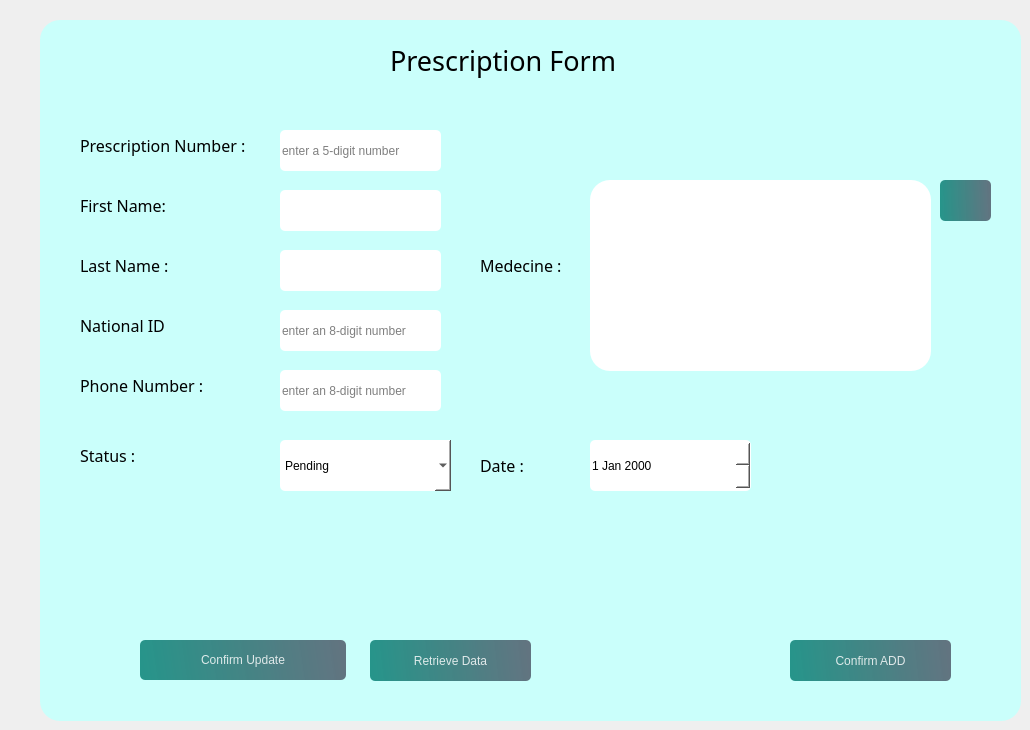
            <widget class="QWidget" name="a3">
             <widget class="QFrame" name="frame_5">
              <property name="geometry">
               <rect>
                <x>40</x>
                <y>20</y>
                <width>981</width>
                <height>701</height>
               </rect>
              </property>
              <property name="styleSheet">
               <string notr="true">

background-color: rgb(202, 255, 251);
border-radius:20px;</string>
              </property>
              <property name="frameShape">
               <enum>QFrame::StyledPanel</enum>
              </property>
              <property name="frameShadow">
               <enum>QFrame::Raised</enum>
              </property>
              <widget class="QPushButton" name="pushButton_22">
               <property name="geometry">
                <rect>
                 <x>900</x>
                 <y>160</y>
                 <width>51</width>
                 <height>41</height>
                </rect>
               </property>
               <property name="styleSheet">
                <string notr="true">
#pushButton_20{
color: rgb(0, 0, 0);
}
QPushButton, #pushButton_20{
	background-color: qlineargradient(spread:pad, x1:0, y1:0.505682, x2:1, y2:0.477, stop:0 rgba(11, 131, 120, 219), stop:1 rgba(85, 98, 112, 226));
	color:rgba(255, 255, 255, 210);
	border-radius:5px;
}

QPushButton#pushButton_20:hover{
	background-color: qlineargradient(spread:pad, x1:0, y1:0.505682, x2:1, y2:0.477, stop:0 rgba(150, 123, 111, 219), stop:1 rgba(85, 81, 84, 226));
}

QPushButton#pushButton_20:pressed{
	padding-left:5px;
	padding-top:5px;
	background-color:rgba(150, 123, 111, 255);
}
</string>
               </property>
               <property name="text">
                <string/>
               </property>
               <property name="icon">
                <iconset resource="resource.qrc">
                 <normaloff>:/img/img/trash-2.svg</normaloff>:/img/img/trash-2.svg</iconset>
               </property>
               <property name="checkable">
                <bool>true</bool>
               </property>
               <property name="autoExclusive">
                <bool>true</bool>
               </property>
              </widget>
              <widget class="QLabel" name="label_16">
               <property name="geometry">
                <rect>
                 <x>40</x>
                 <y>110</y>
                 <width>201</width>
                 <height>31</height>
                </rect>
               </property>
               <property name="font">
                <font>
                 <family>Bell MT</family>
                 <pointsize>12</pointsize>
                 <bold>false</bold>
                </font>
               </property>
               <property name="styleSheet">
                <string notr="true">color: rgb(0, 0, 0);
</string>
               </property>
               <property name="text">
                <string>Prescription Number :</string>
               </property>
              </widget>
              <widget class="QLabel" name="label_17">
               <property name="geometry">
                <rect>
                 <x>40</x>
                 <y>170</y>
                 <width>111</width>
                 <height>31</height>
                </rect>
               </property>
               <property name="font">
                <font>
                 <family>Bell MT</family>
                 <pointsize>12</pointsize>
                 <bold>false</bold>
                </font>
               </property>
               <property name="styleSheet">
                <string notr="true">color: rgb(0, 0, 0);</string>
               </property>
               <property name="text">
                <string>First Name:</string>
               </property>
              </widget>
              <widget class="QLabel" name="label_18">
               <property name="geometry">
                <rect>
                 <x>40</x>
                 <y>230</y>
                 <width>111</width>
                 <height>31</height>
                </rect>
               </property>
               <property name="font">
                <font>
                 <family>Bell MT</family>
                 <pointsize>12</pointsize>
                 <bold>false</bold>
                </font>
               </property>
               <property name="styleSheet">
                <string notr="true">color: rgb(0, 0, 0);</string>
               </property>
               <property name="text">
                <string>Last Name :</string>
               </property>
              </widget>
              <widget class="QLabel" name="label_19">
               <property name="geometry">
                <rect>
                 <x>40</x>
                 <y>290</y>
                 <width>141</width>
                 <height>31</height>
                </rect>
               </property>
               <property name="font">
                <font>
                 <family>Bell MT</family>
                 <pointsize>12</pointsize>
                 <bold>false</bold>
                </font>
               </property>
               <property name="styleSheet">
                <string notr="true">color: rgb(0, 0, 0);</string>
               </property>
               <property name="text">
                <string>National ID</string>
               </property>
              </widget>
              <widget class="QLabel" name="label_20">
               <property name="geometry">
                <rect>
                 <x>40</x>
                 <y>420</y>
                 <width>131</width>
                 <height>31</height>
                </rect>
               </property>
               <property name="font">
                <font>
                 <family>Bell MT</family>
                 <pointsize>12</pointsize>
                 <bold>false</bold>
                </font>
               </property>
               <property name="styleSheet">
                <string notr="true">color: rgb(0, 0, 0);</string>
               </property>
               <property name="text">
                <string>Status :</string>
               </property>
              </widget>
              <widget class="QLabel" name="label_21">
               <property name="geometry">
                <rect>
                 <x>440</x>
                 <y>230</y>
                 <width>111</width>
                 <height>31</height>
                </rect>
               </property>
               <property name="font">
                <font>
                 <family>Bell MT</family>
                 <pointsize>12</pointsize>
                 <bold>false</bold>
                </font>
               </property>
               <property name="styleSheet">
                <string notr="true">color: rgb(0, 0, 0);</string>
               </property>
               <property name="text">
                <string>Medecine :</string>
               </property>
              </widget>
              <widget class="QLabel" name="label_22">
               <property name="geometry">
                <rect>
                 <x>40</x>
                 <y>350</y>
                 <width>201</width>
                 <height>31</height>
                </rect>
               </property>
               <property name="font">
                <font>
                 <family>Bell MT</family>
                 <pointsize>12</pointsize>
                 <bold>false</bold>
                </font>
               </property>
               <property name="styleSheet">
                <string notr="true">color: rgb(0, 0, 0);</string>
               </property>
               <property name="text">
                <string>Phone Number :</string>
               </property>
              </widget>
              <widget class="QLineEdit" name="lineEdit_tel">
               <property name="geometry">
                <rect>
                 <x>240</x>
                 <y>350</y>
                 <width>161</width>
                 <height>41</height>
                </rect>
               </property>
               <property name="styleSheet">
                <string notr="true">background-color: rgb(255, 255, 255);
font: 8pt &quot;Segoe UI&quot;;
border-radius: 5px;
color: rgb(0, 0, 0);</string>
               </property>
               <property name="placeholderText">
                <string>enter an 8-digit number</string>
               </property>
              </widget>
              <widget class="QLineEdit" name="lineEdit_med">
               <property name="geometry">
                <rect>
                 <x>550</x>
                 <y>160</y>
                 <width>341</width>
                 <height>191</height>
                </rect>
               </property>
               <property name="styleSheet">
                <string notr="true">background-color: rgb(255, 255, 255);
color: rgb(0, 0, 0);</string>
               </property>
               <property name="text">
                <string/>
               </property>
              </widget>
              <widget class="QLineEdit" name="lineEdit_nom">
               <property name="geometry">
                <rect>
                 <x>240</x>
                 <y>230</y>
                 <width>161</width>
                 <height>41</height>
                </rect>
               </property>
               <property name="styleSheet">
                <string notr="true">background-color: rgb(255, 255, 255);
color: rgb(0, 0, 0);
border-radius: 5px;</string>
               </property>
              </widget>
              <widget class="QLineEdit" name="lineEdit_prenom">
               <property name="geometry">
                <rect>
                 <x>240</x>
                 <y>170</y>
                 <width>161</width>
                 <height>41</height>
                </rect>
               </property>
               <property name="styleSheet">
                <string notr="true">background-color: rgb(255, 255, 255);
color: rgb(0, 0, 0);
border-radius: 5px;</string>
               </property>
              </widget>
              <widget class="QLineEdit" name="lineEdit_ord">
               <property name="geometry">
                <rect>
                 <x>240</x>
                 <y>110</y>
                 <width>161</width>
                 <height>41</height>
                </rect>
               </property>
               <property name="styleSheet">
                <string notr="true">background-color: rgb(255, 255, 255);
font: 8pt &quot;Segoe UI&quot;;
color: rgb(0, 0, 0);
border-radius: 5px;</string>
               </property>
               <property name="placeholderText">
                <string>enter a 5-digit number</string>
               </property>
              </widget>
              <widget class="QPushButton" name="addbutton1">
               <property name="geometry">
                <rect>
                 <x>750</x>
                 <y>620</y>
                 <width>161</width>
                 <height>41</height>
                </rect>
               </property>
               <property name="maximumSize">
                <size>
                 <width>16777215</width>
                 <height>16777213</height>
                </size>
               </property>
               <property name="styleSheet">
                <string notr="true">
#pushButton_bb{
color: rgb(0, 0, 0);
}
QPushButton, #pushButton_bb{
	background-color: qlineargradient(spread:pad, x1:0, y1:0.505682, x2:1, y2:0.477, stop:0 rgba(11, 131, 120, 219), stop:1 rgba(85, 98, 112, 226));
	color:rgba(255, 255, 255, 210);
	border-radius:5px;
}

QPushButton#pushButton_bb:hover{
	background-color: qlineargradient(spread:pad, x1:0, y1:0.505682, x2:1, y2:0.477, stop:0 rgba(150, 123, 111, 219), stop:1 rgba(85, 81, 84, 226));
}

QPushButton#pushButton_bb:pressed{
	padding-left:5px;
	padding-top:5px;
	background-color:rgba(150, 123, 111, 255);
}
</string>
               </property>
               <property name="text">
                <string>Confirm ADD</string>
               </property>
               <property name="icon">
                <iconset resource="resource.qrc">
                 <normaloff>:/img/img/plus-circle.svg</normaloff>:/img/img/plus-circle.svg</iconset>
               </property>
              </widget>
              <widget class="QLabel" name="label_26">
               <property name="geometry">
                <rect>
                 <x>350</x>
                 <y>20</y>
                 <width>271</width>
                 <height>41</height>
                </rect>
               </property>
               <property name="font">
                <font>
                 <family>Bell MT</family>
                 <pointsize>20</pointsize>
                 <bold>false</bold>
                </font>
               </property>
               <property name="styleSheet">
                <string notr="true">color: rgb(0, 0, 0);</string>
               </property>
               <property name="text">
                <string>Prescription Form</string>
               </property>
              </widget>
              <widget class="QLineEdit" name="lineEdit_cin">
               <property name="geometry">
                <rect>
                 <x>240</x>
                 <y>290</y>
                 <width>161</width>
                 <height>41</height>
                </rect>
               </property>
               <property name="styleSheet">
                <string notr="true">background-color: rgb(255, 255, 255);
font: 8pt &quot;Segoe UI&quot;;
color: rgb(0, 0, 0);
border-radius: 5px;
</string>
               </property>
               <property name="placeholderText">
                <string>enter an 8-digit number</string>
               </property>
              </widget>
              <widget class="QComboBox" name="comboBox_2">
               <property name="geometry">
                <rect>
                 <x>240</x>
                 <y>420</y>
                 <width>171</width>
                 <height>51</height>
                </rect>
               </property>
               <property name="styleSheet">
                <string notr="true">background-color: rgb(255, 255, 255);
color: rgb(0, 0, 0);
border-radius: 5px;</string>
               </property>
               <item>
                <property name="text">
                 <string>Pending</string>
                </property>
               </item>
               <item>
                <property name="text">
                 <string>Expired</string>
                </property>
               </item>
               <item>
                <property name="text">
                 <string>Filled</string>
                </property>
               </item>
              </widget>
              <widget class="QLabel" name="label_149">
               <property name="geometry">
                <rect>
                 <x>440</x>
                 <y>430</y>
                 <width>71</width>
                 <height>31</height>
                </rect>
               </property>
               <property name="font">
                <font>
                 <family>Bell MT</family>
                 <pointsize>12</pointsize>
                 <bold>false</bold>
                </font>
               </property>
               <property name="styleSheet">
                <string notr="true">color: rgb(0, 0, 0);</string>
               </property>
               <property name="text">
                <string>Date :</string>
               </property>
              </widget>
              <widget class="QDateEdit" name="dateEdit_11">
               <property name="geometry">
                <rect>
                 <x>550</x>
                 <y>420</y>
                 <width>161</width>
                 <height>51</height>
                </rect>
               </property>
               <property name="styleSheet">
                <string notr="true">color: rgb(0, 0, 0);
background-color: rgb(255, 255, 255);
border-radius: 5px;</string>
               </property>
              </widget>
              <widget class="QPushButton" name="updateButton1">
               <property name="geometry">
                <rect>
                 <x>330</x>
                 <y>620</y>
                 <width>161</width>
                 <height>41</height>
                </rect>
               </property>
               <property name="maximumSize">
                <size>
                 <width>16777215</width>
                 <height>16777213</height>
                </size>
               </property>
               <property name="styleSheet">
                <string notr="true">
#pushButton_bb{
color: rgb(0, 0, 0);
}
QPushButton, #pushButton_bb{
	background-color: qlineargradient(spread:pad, x1:0, y1:0.505682, x2:1, y2:0.477, stop:0 rgba(11, 131, 120, 219), stop:1 rgba(85, 98, 112, 226));
	color:rgba(255, 255, 255, 210);
	border-radius:5px;
}

QPushButton#pushButton_bb:hover{
	background-color: qlineargradient(spread:pad, x1:0, y1:0.505682, x2:1, y2:0.477, stop:0 rgba(150, 123, 111, 219), stop:1 rgba(85, 81, 84, 226));
}

QPushButton#pushButton_bb:pressed{
	padding-left:5px;
	padding-top:5px;
	background-color:rgba(150, 123, 111, 255);
}
</string>
               </property>
               <property name="text">
                <string>Retrieve Data</string>
               </property>
               <property name="icon">
                <iconset resource="resource.qrc">
                 <normaloff>:/img/img/plus-circle.svg</normaloff>:/img/img/plus-circle.svg</iconset>
               </property>
              </widget>
              <widget class="QPushButton" name="update2Button">
               <property name="geometry">
                <rect>
                 <x>100</x>
                 <y>620</y>
                 <width>206</width>
                 <height>40</height>
                </rect>
               </property>
               <property name="maximumSize">
                <size>
                 <width>16777215</width>
                 <height>16777213</height>
                </size>
               </property>
               <property name="styleSheet">
                <string notr="true">
#pushButton_aa{
color: rgb(0, 0, 0);
}
QPushButton, #pushButton_aa{
	background-color: qlineargradient(spread:pad, x1:0, y1:0.505682, x2:1, y2:0.477, stop:0 rgba(11, 131, 120, 219), stop:1 rgba(85, 98, 112, 226));
	color:rgba(255, 255, 255, 210);
	border-radius:5px;
}

QPushButton#pushButton_aa:hover{
	background-color: qlineargradient(spread:pad, x1:0, y1:0.505682, x2:1, y2:0.477, stop:0 rgba(150, 123, 111, 219), stop:1 rgba(85, 81, 84, 226));
}

QPushButton#pushButton_aa:pressed{
	padding-left:5px;
	padding-top:5px;
	background-color:rgba(150, 123, 111, 255);
}
</string>
               </property>
               <property name="text">
                <string>Confirm Update</string>
               </property>
               <property name="icon">
                <iconset resource="resource.qrc">
                 <normaloff>:/img/img/check-circle.svg</normaloff>:/img/img/check-circle.svg</iconset>
               </property>
              </widget>
             </widget>
            </widget>
